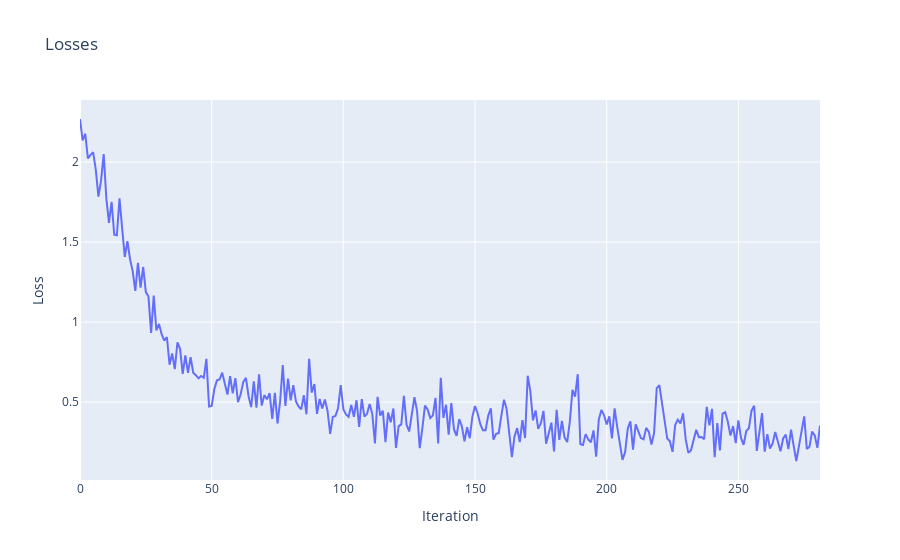

The notebook cell this image was saved under:
### Markdown cell above
# Training

### Code cell
mlp = SimpleMLP().to(device)

batch_size = 64
epochs = 3
mnist_train, _ = get_mnist(subset=10)
mnist_loader = DataLoader(mnist_train, batch_size=batch_size, shuffle=True)

optimizer = torch.optim.Adam(mlp.parameters(), lr=1e-3)
losses = []
test_losses = []
for epoch in range(epochs):
    for imgs, labels in mnist_loader:
        imgs = imgs.to(device)
        labels = labels.to(device)
        logits = mlp(imgs)

        loss = F.cross_entropy(logits, labels)
        loss.backward()
        optimizer.step()
        optimizer.zero_grad()
        losses.append(loss.item())

# Plot losses
fig = go.Figure()
fig.add_trace(go.Scatter(y=losses, mode="lines"))
fig.update_layout(title="Losses", xaxis_title="Iteration", yaxis_title="Loss")
fig.show()

### Figure 1 — Plotly figure (JSON) as saved in the notebook; plotly's stock layout.template omitted (floating-point values rounded to 4 significant figures; data arrays with more than 128 entries replaced by an {"elided": "..."} marker saying what was removed)
{"data": [{"mode": "lines", "type": "scatter", "y": {"elided": "282 float values"}}], "layout": {"title": {"text": "Losses"}, "xaxis": {"title": {"text": "Iteration"}}, "yaxis": {"title": {"text": "Loss"}}}}
